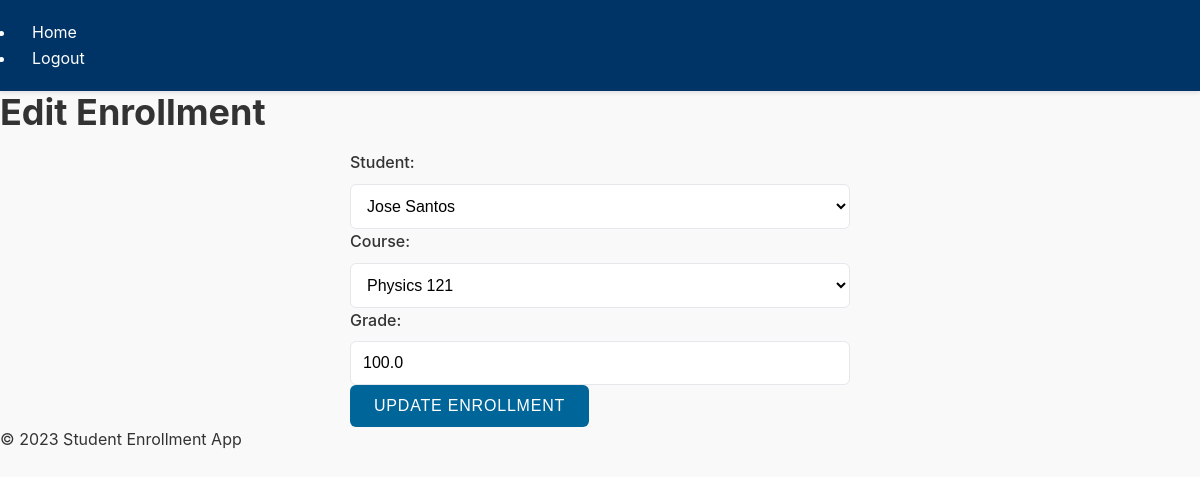
The page /admin/enrollments/edit/2 (signed in) on the database its author committed.
### app/models.py (models this page shows, shortened)
class Enrollment(db.Model):
    id = db.Column(db.Integer, primary_key=True)
    student_id = db.Column(db.Integer, db.ForeignKey('user.id'), nullable=False)
    course_id = db.Column(db.Integer, db.ForeignKey('course.id'), nullable=False)
    grade = db.Column(db.Float)
    course = db.relationship('Course', back_populates='enrollments')

class User(UserMixin, db.Model):
    id = db.Column(db.Integer, primary_key=True)
    username = db.Column(db.String(64), index=True, unique=True, nullable=False)
    email = db.Column(db.String(120), index=True, unique=True, nullable=False)
    password_hash = db.Column(db.String(128), nullable=False)
    role = db.Column(db.String(20), nullable=False)  # student, teacher, or admin
    enrollments = db.relationship('Enrollment', backref='student', lazy='dynamic')

class Course(db.Model):
    id = db.Column(db.Integer, primary_key=True)
    name = db.Column(db.String(120), index=True, unique=True, nullable=False)
    capacity = db.Column(db.Integer, nullable=False)
    teacher_id = db.Column(db.Integer, db.ForeignKey('user.id'), nullable=False)  # Link to the teacher
    teacher = db.relationship('User', backref='courses')  # Backref to access courses taught by the teacher
    enrollments = db.relationship('Enrollment', back_populates='course', lazy='dynamic')

### app/routes.py (the view, shortened to what this page needs)
    @app.route('/admin/enrollments/edit/<int:enrollment_id>', methods=['GET', 'POST'])
    @login_required
    def admin_edit_enrollment(enrollment_id):
        if admin_required(): return admin_required()
        enrollment = Enrollment.query.get_or_404(enrollment_id)
        students = User.query.filter_by(role='student').all()
        courses = Course.query.all()
        return render_template('admin/edit_enrollment.html', enrollment=enrollment, students=students, courses=courses)

### app/__init__.py (called while the page is built)
def create_app():
    app = Flask(__name__)
    app.config.from_object(Config)
    db.init_app(app)
    login_manager.init_app(app)
    admin.name = 'Admin Mode'
    admin.url = '/admin_panel'
    admin.init_app(app)
    with app.app_context():
        from app.models import User, Course, Enrollment
        admin.add_view(ModelView(User, db.session))
        admin.add_view(ModelView(Course, db.session))
        admin.add_view(ModelView(Enrollment, db.session))
        db.create_all()
    from app.routes import init_routes
    init_routes(app)
    @login_manager.user_loader
    def load_user(user_id):
        return User.query.get(int(user_id))
    return app

### app/templates/admin/edit_enrollment.html
{% extends 'base.html' %}
{% block content %}
<h1>Edit Enrollment</h1>
<form method="post">
    <label for="student_id">Student:</label>
    <select id="student_id" name="student_id" required>
        {% for student in students %}
        <option value="{{ student.id }}" {% if enrollment.student_id == student.id %}selected{% endif %}>
            {{ student.username }}
        </option>
        {% endfor %}
    </select>
    <label for="course_id">Course:</label>
    <select id="course_id" name="course_id" required>
        {% for course in courses %}
        <option value="{{ course.id }}" {% if enrollment.course_id == course.id %}selected{% endif %}>
            {{ course.name }}
        </option>
        {% endfor %}
    </select>
    <label for="grade">Grade:</label>
    <input type="number" id="grade" name="grade" value="{{ enrollment.grade or '' }}" step="0.01" min="0" max="100">
    <button type="submit">Update Enrollment</button>
</form>
{% endblock %}

### app/static/base.css (style rules this page uses)
*, *::before, *::after { box-sizing: border-box; margin: 0; padding: 0; }
body { font-family: 'Inter', system-ui, -apple-system, sans-serif; margin: 0; padding: 0; background-color: #f9f9f9; color: #333; line-height: 1.6; min-height: 100vh; }
h1, h2, h3, h4, h5, h6 { margin-bottom: 1rem; line-height: 1.2; }
h1 { font-size: 2.25rem; }
form { max-width: 500px; margin: 0 auto; }
label { display: block; margin-bottom: 0.5rem; font-weight: 500; }
input[type="text"], input[type="password"], input[type="email"], input[type="number"], select { width: 100%; padding: 0.75rem; border: 1px solid #e5e7eb; border-radius: 6px; font-size: 1rem; transition: border-color 0.2s, box-shadow 0.2s; background-color: #fff; }
button, .btn { display: inline-block; background-color: #006699; color: white; border: none; border-radius: 6px; padding: 0.75rem 1.5rem; cursor: pointer; font-size: 1rem; font-weight: 500; text-transform: uppercase; letter-spacing: 0.05em; transition: all 0.2s; }

### rows shown on the page
Enrollment: student_id "Jose Santos", course_id "Physics 121", grade "100.0"
